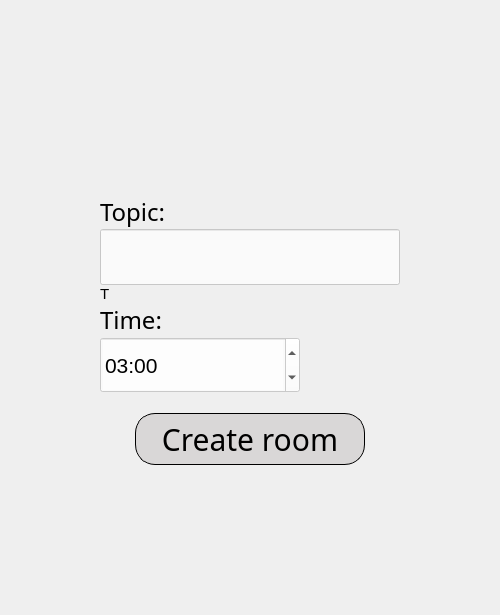
      <widget class="QWidget" name="homePage">
       <property name="styleSheet">
        <string notr="true">background-image: url(:/image/images/mainPageBackground.png);</string>
       </property>
       <layout class="QVBoxLayout" name="verticalLayout_2">
        <property name="spacing">
         <number>0</number>
        </property>
        <property name="leftMargin">
         <number>100</number>
        </property>
        <property name="topMargin">
         <number>0</number>
        </property>
        <property name="rightMargin">
         <number>100</number>
        </property>
        <property name="bottomMargin">
         <number>0</number>
        </property>
        <item>
         <spacer name="verticalSpacer_2">
          <property name="orientation">
           <enum>Qt::Orientation::Vertical</enum>
          </property>
          <property name="sizeType">
           <enum>QSizePolicy::Policy::Preferred</enum>
          </property>
          <property name="sizeHint" stdset="0">
           <size>
            <width>20</width>
            <height>80</height>
           </size>
          </property>
         </spacer>
        </item>
        <item>
         <widget class="QLabel" name="label_6">
          <property name="styleSheet">
           <string notr="true">image: url(:/image/images/logo.png);

    font-size: 100px;  </string>
          </property>
          <property name="text">
           <string/>
          </property>
         </widget>
        </item>
        <item>
         <widget class="QLabel" name="label">
          <property name="font">
           <font>
            <family>Julius Sans One</family>
            <pointsize>-1</pointsize>
           </font>
          </property>
          <property name="styleSheet">
           <string notr="true">font-family: 'Julius Sans One', sans-serif; /* Шрифт */
font-size: 30px;  
background: transparent;
</string>
          </property>
          <property name="text">
           <string>&lt;html&gt;&lt;head/&gt;&lt;body&gt;&lt;p&gt;&lt;span style=&quot; font-size:18pt;&quot;&gt;Topic:&lt;/span&gt;&lt;/p&gt;&lt;/body&gt;&lt;/html&gt;</string>
          </property>
         </widget>
        </item>
        <item>
         <widget class="QLineEdit" name="topicLineEdit">
          <property name="sizePolicy">
           <sizepolicy hsizetype="Preferred" vsizetype="Fixed">
            <horstretch>0</horstretch>
            <verstretch>0</verstretch>
           </sizepolicy>
          </property>
          <property name="minimumSize">
           <size>
            <width>300</width>
            <height>0</height>
           </size>
          </property>
          <property name="font">
           <font>
            <pointsize>20</pointsize>
           </font>
          </property>
          <property name="tabletTracking">
           <bool>false</bool>
          </property>
          <property name="toolTip">
           <string/>
          </property>
          <property name="autoFillBackground">
           <bool>false</bool>
          </property>
          <property name="styleSheet">
           <string notr="true">

width: 150px;                      
height: 50px;  
background: transparent;
background-color: rgba(255, 255, 255, 0.7);

</string>
          </property>
         </widget>
        </item>
        <item>
         <widget class="QLabel" name="errorLabel">
          <property name="maximumSize">
           <size>
            <width>600</width>
            <height>20</height>
           </size>
          </property>
          <property name="styleSheet">
           <string notr="true">background: transparent;
font-size: 15px;
width: 150px;                      /* Ширина кнопки */
height: 20px;  </string>
          </property>
          <property name="text">
           <string>T</string>
          </property>
         </widget>
        </item>
        <item>
         <widget class="QLabel" name="label_9">
          <property name="font">
           <font>
            <family>Julius Sans One</family>
            <pointsize>-1</pointsize>
           </font>
          </property>
          <property name="styleSheet">
           <string notr="true">font-family: 'Julius Sans One', sans-serif; /* Шрифт */
font-size: 30px;  
background: transparent;
</string>
          </property>
          <property name="text">
           <string>&lt;html&gt;&lt;head/&gt;&lt;body&gt;&lt;p&gt;&lt;span style=&quot; font-size:18pt;&quot;&gt;Time:&lt;/span&gt;&lt;/p&gt;&lt;/body&gt;&lt;/html&gt;</string>
          </property>
         </widget>
        </item>
        <item>
         <widget class="QTimeEdit" name="setTimeEdit">
          <property name="sizePolicy">
           <sizepolicy hsizetype="Fixed" vsizetype="Fixed">
            <horstretch>0</horstretch>
            <verstretch>0</verstretch>
           </sizepolicy>
          </property>
          <property name="minimumSize">
           <size>
            <width>200</width>
            <height>0</height>
           </size>
          </property>
          <property name="font">
           <font>
            <pointsize>16</pointsize>
           </font>
          </property>
          <property name="styleSheet">
           <string notr="true">color: rgb(0, 0, 0);

width: 100px;                      /* Ширина кнопки */
    height: 50px;  
background: transparent;
background-color: rgba(255, 255, 255, 0.7);</string>
          </property>
          <property name="wrapping">
           <bool>false</bool>
          </property>
          <property name="frame">
           <bool>true</bool>
          </property>
          <property name="currentSection">
           <enum>QDateTimeEdit::Section::MinuteSection</enum>
          </property>
          <property name="displayFormat">
           <string>mm:ss</string>
          </property>
          <property name="time">
           <time>
            <hour>0</hour>
            <minute>3</minute>
            <second>0</second>
           </time>
          </property>
         </widget>
        </item>
        <item>
         <spacer name="verticalSpacer_3">
          <property name="orientation">
           <enum>Qt::Orientation::Vertical</enum>
          </property>
          <property name="sizeType">
           <enum>QSizePolicy::Policy::Fixed</enum>
          </property>
          <property name="sizeHint" stdset="0">
           <size>
            <width>20</width>
            <height>20</height>
           </size>
          </property>
         </spacer>
        </item>
        <item>
         <layout class="QHBoxLayout" name="horizontalLayout_2">
          <property name="topMargin">
           <number>0</number>
          </property>
          <item>
           <widget class="QPushButton" name="createRoomButton">
            <property name="sizePolicy">
             <sizepolicy hsizetype="Fixed" vsizetype="Fixed">
              <horstretch>0</horstretch>
              <verstretch>0</verstretch>
             </sizepolicy>
            </property>
            <property name="minimumSize">
             <size>
              <width>230</width>
              <height>0</height>
             </size>
            </property>
            <property name="font">
             <font>
              <family>Julius Sans One</family>
              <pointsize>-1</pointsize>
             </font>
            </property>
            <property name="cursor">
             <cursorShape>PointingHandCursor</cursorShape>
            </property>
            <property name="styleSheet">
             <string notr="true">QPushButton {
    width: 150px;                      /* Ширина кнопки */
    height: 50px;                      /* Висота кнопки */
    border: 1px solid black;           /* Обводка чорним кольором */
    border-radius: 20px;               /* Скруглення країв */
    font-family: 'Julius Sans One', sans-serif; /* Шрифт */
    font-size: 30px;                   /* Розмір шрифту */
	background: transparent;
 	background-color: #D9D7D7;         /* Колір фону */
}

QPushButton:pressed {
    width: 150px;                      /* Ширина кнопки */
    height: 50px;                      /* Висота кнопки */
    background-color:#EBEBEB  ;         /* Колір фону */
    border: 2px solid white;           /* Обводка чорним кольором */
    border-radius: 20px;               /* Скруглення країв */
    font-family: 'Julius Sans One', sans-serif; /* Шрифт */
    font-size: 30px;       
}
</string>
            </property>
            <property name="text">
             <string>Create room</string>
            </property>
           </widget>
          </item>
         </layout>
        </item>
        <item>
         <spacer name="verticalSpacer_5">
          <property name="orientation">
           <enum>Qt::Orientation::Vertical</enum>
          </property>
          <property name="sizeType">
           <enum>QSizePolicy::Policy::Preferred</enum>
          </property>
          <property name="sizeHint" stdset="0">
           <size>
            <width>20</width>
            <height>150</height>
           </size>
          </property>
         </spacer>
        </item>
       </layout>
      </widget>
